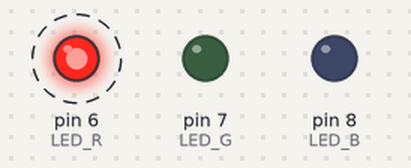
Recording of a sketch running on a simulated Arduino Uno, built with avr-gcc and run on an emulated ATmega328P. Shown: output pins drawn as LEDs (lit = HIGH). Dashed ring = blinking.

Above: at 0.12 s.
Timing chart, 0 to 3.0 s (numbered marks = the images above):
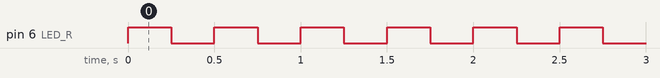

The sketch:

Part1.1_Red.ino
```cpp
#define LED_R 6
#define LED_G 7
#define LED_B 8
void setup() {
  // initialize digital pin LED_BUILTIN as an output.
  pinMode(LED_R, OUTPUT);
  pinMode(LED_G, OUTPUT);
  pinMode(LED_B, OUTPUT);
  digitalWrite(LED_G, LOW);
  digitalWrite(LED_B, LOW);

}

// the loop function runs over and over again forever and write to it
void loop() {
  digitalWrite(LED_R, HIGH);
  delay(250);                       // wait for a second
  digitalWrite(LED_R, LOW);
  delay(250);                       // wait for a second
}
```

Measured:
- by itself, pin 6 (LED_R): alternates HIGH for 0.25 s and LOW for 0.25 s
